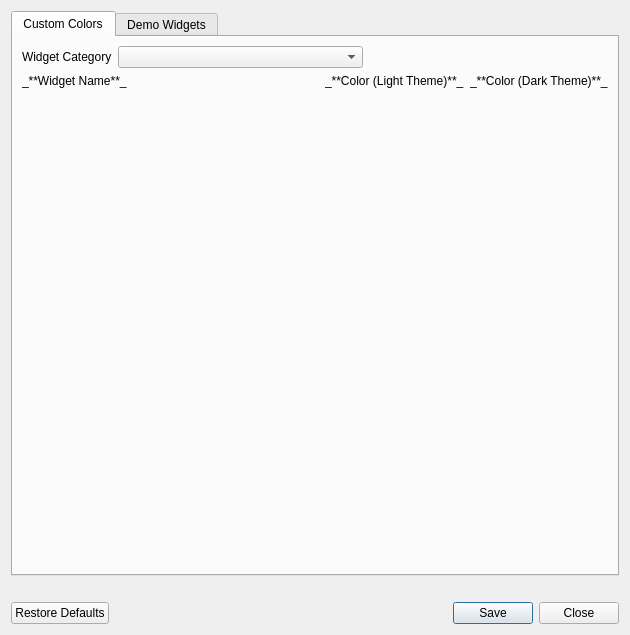
<?xml version="1.0" encoding="UTF-8"?>
<ui version="4.0">
 <class>CustomThemeDialog</class>
 <widget class="QDialog" name="CustomThemeDialog">
  <property name="geometry">
   <rect>
    <x>0</x>
    <y>0</y>
    <width>630</width>
    <height>635</height>
   </rect>
  </property>
  <property name="windowTitle">
   <string>Customize Randomizer Theme</string>
  </property>
  <layout class="QVBoxLayout" name="verticalLayout">
   <item>
    <widget class="QTabWidget" name="custom_theme_tabWidget">
     <property name="currentIndex">
      <number>0</number>
     </property>
     <widget class="QWidget" name="custom_colors_tab">
      <attribute name="title">
       <string>Custom Colors</string>
      </attribute>
      <layout class="QVBoxLayout" name="verticalLayout_2">
       <item>
        <layout class="QVBoxLayout" name="vlay_widget">
         <item>
          <layout class="QHBoxLayout" name="hlay_widget_catergory">
           <item>
            <widget class="QLabel" name="widget_category_label">
             <property name="text">
              <string>Widget Category</string>
             </property>
            </widget>
           </item>
           <item>
            <widget class="QComboBox" name="widget_category_choice">
             <property name="sizePolicy">
              <sizepolicy hsizetype="MinimumExpanding" vsizetype="Fixed">
               <horstretch>0</horstretch>
               <verstretch>0</verstretch>
              </sizepolicy>
             </property>
            </widget>
           </item>
           <item>
            <spacer name="hspace_widget_category">
             <property name="orientation">
              <enum>Qt::Orientation::Horizontal</enum>
             </property>
             <property name="sizeHint" stdset="0">
              <size>
               <width>40</width>
               <height>20</height>
              </size>
             </property>
            </spacer>
           </item>
          </layout>
         </item>
         <item>
          <layout class="QHBoxLayout" name="hlay_widgets">
           <item>
            <layout class="QVBoxLayout" name="vlay_widget_name">
             <property name="sizeConstraint">
              <enum>QLayout::SizeConstraint::SetDefaultConstraint</enum>
             </property>
             <item>
              <widget class="QLabel" name="widget_name_label">
               <property name="sizePolicy">
                <sizepolicy hsizetype="MinimumExpanding" vsizetype="Preferred">
                 <horstretch>0</horstretch>
                 <verstretch>0</verstretch>
                </sizepolicy>
               </property>
               <property name="minimumSize">
                <size>
                 <width>0</width>
                 <height>0</height>
                </size>
               </property>
               <property name="text">
                <string>_**Widget Name**_</string>
               </property>
               <property name="textFormat">
                <enum>Qt::TextFormat::MarkdownText</enum>
               </property>
              </widget>
             </item>
             <item>
              <spacer name="vspace_widget_name">
               <property name="orientation">
                <enum>Qt::Orientation::Vertical</enum>
               </property>
               <property name="sizeHint" stdset="0">
                <size>
                 <width>20</width>
                 <height>40</height>
                </size>
               </property>
              </spacer>
             </item>
            </layout>
           </item>
           <item>
            <layout class="QVBoxLayout" name="vlay_color_light">
             <item>
              <widget class="QLabel" name="color_light_label">
               <property name="text">
                <string>_**Color (Light Theme)**_</string>
               </property>
               <property name="textFormat">
                <enum>Qt::TextFormat::MarkdownText</enum>
               </property>
              </widget>
             </item>
             <item>
              <spacer name="vspace_color_light">
               <property name="orientation">
                <enum>Qt::Orientation::Vertical</enum>
               </property>
               <property name="sizeHint" stdset="0">
                <size>
                 <width>20</width>
                 <height>40</height>
                </size>
               </property>
              </spacer>
             </item>
            </layout>
           </item>
           <item>
            <layout class="QVBoxLayout" name="vlay_color_dark">
             <item>
              <widget class="QLabel" name="color_dark_label">
               <property name="frameShadow">
                <enum>QFrame::Shadow::Plain</enum>
               </property>
               <property name="text">
                <string>_**Color (Dark Theme)**_</string>
               </property>
               <property name="textFormat">
                <enum>Qt::TextFormat::MarkdownText</enum>
               </property>
              </widget>
             </item>
             <item>
              <spacer name="vspace_color_dark">
               <property name="orientation">
                <enum>Qt::Orientation::Vertical</enum>
               </property>
               <property name="sizeHint" stdset="0">
                <size>
                 <width>20</width>
                 <height>40</height>
                </size>
               </property>
              </spacer>
             </item>
            </layout>
           </item>
          </layout>
         </item>
        </layout>
       </item>
      </layout>
     </widget>
     <widget class="QWidget" name="demo_widgets_tab">
      <attribute name="title">
       <string>Demo Widgets</string>
      </attribute>
      <layout class="QHBoxLayout" name="horizontalLayout_2">
       <item>
        <layout class="QVBoxLayout" name="vlay_demo_left">
         <item>
          <widget class="QGroupBox" name="demo_group_box">
           <property name="sizePolicy">
            <sizepolicy hsizetype="Expanding" vsizetype="Preferred">
             <horstretch>0</horstretch>
             <verstretch>0</verstretch>
            </sizepolicy>
           </property>
           <property name="title">
            <string>GroupBox</string>
           </property>
           <layout class="QVBoxLayout" name="verticalLayout_3">
            <item>
             <layout class="QVBoxLayout" name="vlay_demo_group_box">
              <item>
               <widget class="QLabel" name="demo_label">
                <property name="sizePolicy">
                 <sizepolicy hsizetype="MinimumExpanding" vsizetype="Preferred">
                  <horstretch>0</horstretch>
                  <verstretch>0</verstretch>
                 </sizepolicy>
                </property>
                <property name="text">
                 <string>QLabel</string>
                </property>
               </widget>
              </item>
              <item>
               <widget class="Line" name="demo_line_3">
                <property name="orientation">
                 <enum>Qt::Orientation::Horizontal</enum>
                </property>
               </widget>
              </item>
              <item>
               <widget class="QCheckBox" name="demo_checkBox">
                <property name="text">
                 <string>CheckBox</string>
                </property>
               </widget>
              </item>
              <item>
               <widget class="Line" name="demo_line_2">
                <property name="orientation">
                 <enum>Qt::Orientation::Horizontal</enum>
                </property>
               </widget>
              </item>
              <item>
               <widget class="QRadioButton" name="demo_radioButton">
                <property name="text">
                 <string>RadioButton</string>
                </property>
               </widget>
              </item>
              <item>
               <widget class="Line" name="demo_line">
                <property name="sizePolicy">
                 <sizepolicy hsizetype="Expanding" vsizetype="Fixed">
                  <horstretch>0</horstretch>
                  <verstretch>0</verstretch>
                 </sizepolicy>
                </property>
                <property name="orientation">
                 <enum>Qt::Orientation::Horizontal</enum>
                </property>
               </widget>
              </item>
              <item>
               <widget class="QSpinBox" name="demo_spinBox"/>
              </item>
              <item>
               <widget class="Line" name="demo_line_10">
                <property name="orientation">
                 <enum>Qt::Orientation::Horizontal</enum>
                </property>
               </widget>
              </item>
              <item>
               <widget class="QDoubleSpinBox" name="demo_doubleSpinBox"/>
              </item>
              <item>
               <widget class="Line" name="demo_line_9">
                <property name="orientation">
                 <enum>Qt::Orientation::Horizontal</enum>
                </property>
               </widget>
              </item>
              <item>
               <widget class="QPushButton" name="demo_pushButton">
                <property name="text">
                 <string>PushButton</string>
                </property>
               </widget>
              </item>
              <item>
               <widget class="Line" name="demo_line_8">
                <property name="orientation">
                 <enum>Qt::Orientation::Horizontal</enum>
                </property>
               </widget>
              </item>
              <item>
               <widget class="QComboBox" name="demo_comboBox">
                <property name="currentText">
                 <string/>
                </property>
                <property name="placeholderText">
                 <string>ComboBox</string>
                </property>
               </widget>
              </item>
              <item>
               <widget class="Line" name="demo_line_7">
                <property name="orientation">
                 <enum>Qt::Orientation::Horizontal</enum>
                </property>
               </widget>
              </item>
              <item>
               <widget class="QLineEdit" name="demo_lineEdit">
                <property name="text">
                 <string>LineEdit</string>
                </property>
               </widget>
              </item>
              <item>
               <widget class="Line" name="demo_line_6">
                <property name="orientation">
                 <enum>Qt::Orientation::Horizontal</enum>
                </property>
               </widget>
              </item>
              <item>
               <widget class="QSlider" name="demo_horizontalSlider">
                <property name="orientation">
                 <enum>Qt::Orientation::Horizontal</enum>
                </property>
               </widget>
              </item>
              <item>
               <widget class="Line" name="demo_line_5">
                <property name="orientation">
                 <enum>Qt::Orientation::Horizontal</enum>
                </property>
               </widget>
              </item>
              <item>
               <widget class="QProgressBar" name="demo_progressBar">
                <property name="value">
                 <number>24</number>
                </property>
               </widget>
              </item>
              <item>
               <widget class="Line" name="demo_line_4">
                <property name="orientation">
                 <enum>Qt::Orientation::Horizontal</enum>
                </property>
               </widget>
              </item>
              <item>
               <widget class="QDialogButtonBox" name="demo_dialogButtonBox">
                <property name="standardButtons">
                 <set>QDialogButtonBox::StandardButton::Cancel|QDialogButtonBox::StandardButton::Ok</set>
                </property>
                <property name="centerButtons">
                 <bool>true</bool>
                </property>
               </widget>
              </item>
              <item>
               <spacer name="vspace_demo">
                <property name="orientation">
                 <enum>Qt::Orientation::Vertical</enum>
                </property>
                <property name="sizeHint" stdset="0">
                 <size>
                  <width>20</width>
                  <height>40</height>
                 </size>
                </property>
               </spacer>
              </item>
             </layout>
            </item>
           </layout>
          </widget>
         </item>
        </layout>
       </item>
       <item>
        <widget class="Line" name="demo_line_separator_left">
         <property name="sizePolicy">
          <sizepolicy hsizetype="Minimum" vsizetype="Expanding">
           <horstretch>0</horstretch>
           <verstretch>0</verstretch>
          </sizepolicy>
         </property>
         <property name="orientation">
          <enum>Qt::Orientation::Vertical</enum>
         </property>
        </widget>
       </item>
       <item>
        <widget class="QSlider" name="demo_vslider">
         <property name="orientation">
          <enum>Qt::Orientation::Vertical</enum>
         </property>
        </widget>
       </item>
       <item>
        <widget class="Line" name="demo_line_separator_right">
         <property name="sizePolicy">
          <sizepolicy hsizetype="Minimum" vsizetype="Expanding">
           <horstretch>0</horstretch>
           <verstretch>0</verstretch>
          </sizepolicy>
         </property>
         <property name="orientation">
          <enum>Qt::Orientation::Vertical</enum>
         </property>
        </widget>
       </item>
       <item>
        <layout class="QVBoxLayout" name="vlay_demo_right">
         <item>
          <widget class="QTextEdit" name="demo_textEdit">
           <property name="html">
            <string>&lt;!DOCTYPE HTML PUBLIC &quot;-//W3C//DTD HTML 4.0//EN&quot; &quot;http://www.w3.org/TR/REC-html40/strict.dtd&quot;&gt;
&lt;html&gt;&lt;head&gt;&lt;meta name=&quot;qrichtext&quot; content=&quot;1&quot; /&gt;&lt;meta charset=&quot;utf-8&quot; /&gt;&lt;style type=&quot;text/css&quot;&gt;
p, li { white-space: pre-wrap; }
hr { height: 1px; border-width: 0; }
li.unchecked::marker { content: &quot;\2610&quot;; }
li.checked::marker { content: &quot;\2612&quot;; }
&lt;/style&gt;&lt;/head&gt;&lt;body style=&quot; font-family:'Segoe UI'; font-size:9pt; font-weight:400; font-style:normal;&quot;&gt;
&lt;p style=&quot; margin-top:0px; margin-bottom:0px; margin-left:0px; margin-right:0px; -qt-block-indent:0; text-indent:0px;&quot;&gt;TextEdit&lt;/p&gt;&lt;/body&gt;&lt;/html&gt;</string>
           </property>
          </widget>
         </item>
         <item>
          <widget class="Line" name="demo_line_11">
           <property name="orientation">
            <enum>Qt::Orientation::Horizontal</enum>
           </property>
          </widget>
         </item>
         <item>
          <widget class="QPlainTextEdit" name="demo_plainTextEdit">
           <property name="plainText">
            <string>PlainTextEdit</string>
           </property>
          </widget>
         </item>
        </layout>
       </item>
      </layout>
     </widget>
    </widget>
   </item>
   <item>
    <widget class="QLabel" name="widget_description">
     <property name="enabled">
      <bool>true</bool>
     </property>
     <property name="sizePolicy">
      <sizepolicy hsizetype="Expanding" vsizetype="Preferred">
       <horstretch>0</horstretch>
       <verstretch>0</verstretch>
      </sizepolicy>
     </property>
     <property name="text">
      <string/>
     </property>
     <property name="wordWrap">
      <bool>true</bool>
     </property>
    </widget>
   </item>
   <item>
    <layout class="QHBoxLayout" name="horizontalLayout">
     <item>
      <widget class="QPushButton" name="restore_defaults_button">
       <property name="text">
        <string>Restore Defaults</string>
       </property>
      </widget>
     </item>
     <item>
      <widget class="QDialogButtonBox" name="bbox_theme">
       <property name="orientation">
        <enum>Qt::Orientation::Horizontal</enum>
       </property>
       <property name="standardButtons">
        <set>QDialogButtonBox::StandardButton::Close|QDialogButtonBox::StandardButton::Save</set>
       </property>
       <property name="centerButtons">
        <bool>false</bool>
       </property>
      </widget>
     </item>
    </layout>
   </item>
  </layout>
 </widget>
 <resources/>
 <connections>
  <connection>
   <sender>bbox_theme</sender>
   <signal>rejected()</signal>
   <receiver>CustomThemeDialog</receiver>
   <slot>reject()</slot>
   <hints>
    <hint type="sourcelabel">
     <x>316</x>
     <y>260</y>
    </hint>
    <hint type="destinationlabel">
     <x>286</x>
     <y>274</y>
    </hint>
   </hints>
  </connection>
  <connection>
   <sender>bbox_theme</sender>
   <signal>clicked(QAbstractButton*)</signal>
   <receiver>CustomThemeDialog</receiver>
   <slot>update()</slot>
   <hints>
    <hint type="sourcelabel">
     <x>365</x>
     <y>612</y>
    </hint>
    <hint type="destinationlabel">
     <x>314</x>
     <y>317</y>
    </hint>
   </hints>
  </connection>
 </connections>
</ui>
